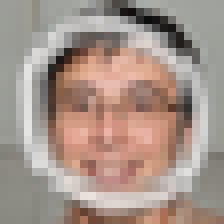
#> input picture final_testdata/final_superimposed_images_6000/1204.png, 28 x 28 px, found by its file name (shown 8 times larger); its folder holds 4 pictures in this run
$ python bla1.py
#> lines starting #> are read from the running program, lines starting #| are printed output that depends on the picture

import numpy as np
from contrastive import CPCA

'''
N = 500; D = 30; gap=3
# In B, all the data pts are from the same distribution, which has different variances in three subspaces.
B = np.zeros((N, D))
B[:,0:10] = np.random.normal(0,10,(N,10))
B[:,10:20] = np.random.normal(0,3,(N,10))
B[:,20:30] = np.random.normal(0,1,(N,10))
'''

'''
# In A there are four clusters.
A = np.zeros((N, D))
A[:,0:10] = np.random.normal(0,10,(N,10))
# group 1
A[0:100, 10:20] = np.random.normal(0,1,(100,10))
A[0:100, 20:30] = np.random.normal(0,1,(100,10))
# group 2
A[100:200, 10:20] = np.random.normal(0,1,(100,10))
A[100:200, 20:30] = np.random.normal(gap,1,(100,10))
# group 3
A[200:300, 10:20] = np.random.normal(2*gap,1,(100,10))
A[200:300, 20:30] = np.random.normal(0,1,(100,10))
'''

import cv2
import numpy as np
import matplotlib.pyplot as plt
from sklearn.decomposition import PCA
from PIL import Image
import os
import numpy

A=[]
i = 0
directory = os.fsencode("/Users/deebthik/Desktop/test_FF/final_testdata/final_superimposed_images_6000")

for file in os.listdir(directory):
    #Opening Image and resizing to 10X10 for easy viewing
    image_test = np.array(Image.open('/Users/deebthik/Desktop/test_FF/final_testdata/final_superimposed_images_6000/' + os.fsdecode(file)).resize((28,28)).convert('L'))  #note: I used a local image
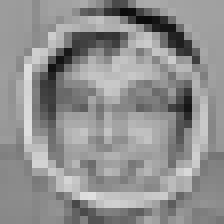
#> image_test: shape (28, 28) (shown 8 times larger); min 10, max 223, mean 144.2
    #print image
    #print (image_test)

    #manipulate the array
    x=np.array(image_test)
    #convert to 1D vector
    y=np.concatenate(x)
#> y = 784 values, max 223 at index 683, min 10 at index 74, mean 144.2
    #print (len(y))
    A += [y]

    i += 1
    print ("A iteration - " + str(i))
    if i == 5000:
        break
#> pass 2 of the loop `for file in os.listdir(directory):`:
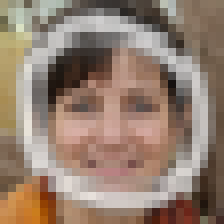
#> input picture final_testdata/final_superimposed_images_6000/1259.png, 28 x 28 px, found by its file name (shown 8 times larger)
#> `image_test = np.array(Image.open('/Users/deebthik/Desktop/test_FF/fina..`:
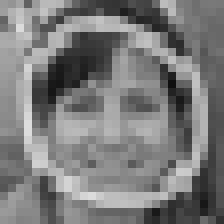
#> image_test: shape (28, 28) (shown 8 times larger); min 15, max 221, mean 122.9
#> y = 784 values, max 221 at index 423, min 15 at index 301, mean 122.9
#> pass 3 of the loop `for file in os.listdir(directory):`:
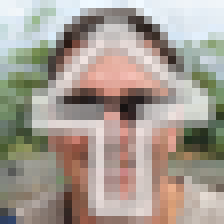
#> input picture final_testdata/final_superimposed_images_6000/1433.png, 28 x 28 px, found by its file name (shown 8 times larger)
#> `image_test = np.array(Image.open('/Users/deebthik/Desktop/test_FF/fina..`:
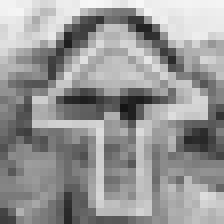
#> image_test: shape (28, 28) (shown 8 times larger); min 20, max 247, mean 150.9
#> y = 784 values, max 247 at index 11, min 20 at index 379, mean 150.9
#> the loop made 4 passes; the first 3 are shown


A_final = numpy.array(A)
#print (A_final.shape)


B=[]
i = 0
directory = os.fsencode("/Users/deebthik/Desktop/test_FF/final_testdata/satellite_images")

#> (the run stopped early here; a loop or call above may not have finished)
